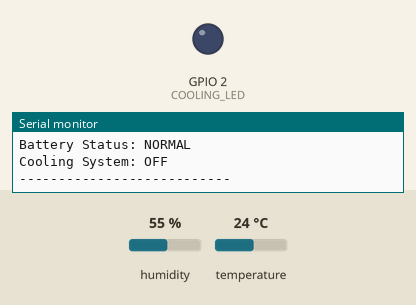
Recording of a program running on a simulated ESP32. On the bench: output pins drawn as LEDs (lit = HIGH), the last lines printed to the serial monitor. Inputs (shaded band) come from the test bench; at power-on: temperature 24 °C, humidity 55 %. WiFi joins after 1.5 s; servers stay silent unless stated; not simulated (calls return 0 or success): secrets.h.

Above: at 3.0 s.
3.1 s: temperature set to 34.3 °C
6.9 s: temperature set to 35.3 °C
At 9.2 s:
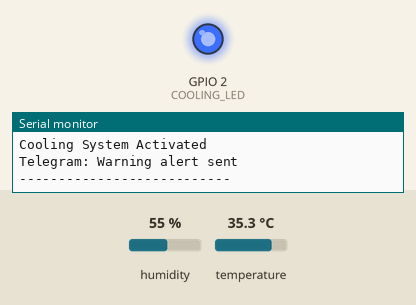
10.7 s: temperature set to 12 °C
At 12.4 s:
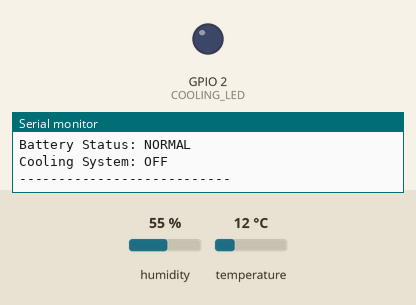
14.5 s: temperature set to 41 °C
At 18.2 s:
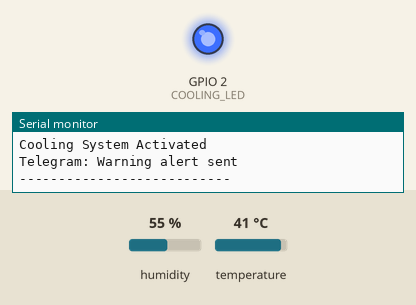
Timing chart, 0 to 19.7 s (numbered marks = the images above; inputs shaded):
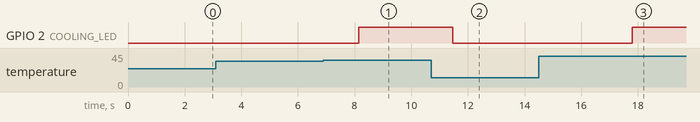

The program:

main.cpp
```cpp
#include <WiFi.h>
#include <WiFiClientSecure.h>
#include <UniversalTelegramBot.h>
#include "DHTesp.h"
#include "secrets.h"

// ---------------- WIFI DETAILS ----------------
const char* ssid = "Wokwi-GUEST";
const char* password = "";

// ---------------- COMPONENT PINS ----------------
const int DHT_PIN = 15;
const int COOLING_LED = 2;

// ---------------- OBJECTS ----------------
WiFiClientSecure client;
UniversalTelegramBot bot(BOT_TOKEN, client);
DHTesp dhtSensor;

// ---------------- ALERT FLAGS ----------------
bool warningSent = false;
bool criticalSent = false;
bool rapidRiseSent = false;

// ---------------- dT/dt TRACKING ----------------
float prevTemp = 0.0;
unsigned long prevTime = 0;
bool firstReading = true;

void setup() {

  Serial.begin(115200);

  Serial.println();
  Serial.println("================================");
  Serial.println("EV BMS THERMAL MONITORING SYSTEM");
  Serial.println("================================");

  // DHT22 setup
  dhtSensor.setup(DHT_PIN, DHTesp::DHT22);

  // Cooling system
  pinMode(COOLING_LED, OUTPUT);
  digitalWrite(COOLING_LED, LOW);

  // ---------------- WIFI ----------------

  WiFi.begin(ssid, password);

  Serial.print("Connecting to WiFi");

  while (WiFi.status() != WL_CONNECTED) {
    delay(500);
    Serial.print(".");
  }

  Serial.println();
  Serial.println("WiFi Connected!");
  Serial.print("IP Address: ");
  Serial.println(WiFi.localIP());

  // HTTPS certificate verification disabled for Wokwi testing
  client.setInsecure();

  // ---------------- TELEGRAM STARTUP ALERT ----------------

  bool sent = bot.sendMessage(
    CHAT_ID,
    "✅ EV BMS System Online\n"
    "Thermal Monitoring Started\n"
    "Thresholds: Warning>35°C | Critical>45°C",
    ""
  );

  if (sent) {
    Serial.println("Telegram: Startup alert sent");
  } else {
    Serial.println("Telegram: Startup alert failed");
  }

  // Initialize time tracking
  prevTime = millis();
}


// =================================================
// MAIN LOOP
// =================================================

void loop() {

  // ---------------- READ TEMPERATURE ----------------

  TempAndHumidity data = dhtSensor.getTempAndHumidity();

  float temp = data.temperature;

  Serial.print("Battery Temperature: ");
  Serial.print(temp, 1);
  Serial.println(" °C");


  // =================================================
  // dT/dt CALCULATION
  // =================================================

  unsigned long currentTime = millis();

  float dt = (currentTime - prevTime) / 1000.0;

  float dTdt = 0.0;

  if (!firstReading && dt > 0) {

    dTdt = (temp - prevTemp) / dt;

    Serial.print("Rate of Rise: ");
    Serial.print(dTdt, 2);
    Serial.println(" °C/s");


    // =================================================
    // RAPID TEMPERATURE RISE ALERT
    // =================================================

    if (dTdt > 0.5 && !rapidRiseSent) {

      String message =
        "⚡ RAPID TEMPERATURE RISE!\n"
        "Current Temp: " + String(temp, 1) + " °C\n"
        "Rate: " + String(dTdt, 2) + " °C/s\n"
        "Thermal Runaway Risk — Check Immediately!";

      if (bot.sendMessage(CHAT_ID, message, "")) {

        Serial.println("Telegram: Rapid-rise alert sent");

        rapidRiseSent = true;
      }
    }


    // Reset rapid-rise alert when temperature rise normalizes
    if (dTdt <= 0.2) {
      rapidRiseSent = false;
    }
  }

  firstReading = false;

  prevTemp = temp;

  prevTime = currentTime;


  // =================================================
  // NORMAL CONDITION
  // =================================================

  if (temp < 35.0) {

    Serial.println("Battery Status: NORMAL");
    Serial.println("Cooling System: OFF");

    digitalWrite(COOLING_LED, LOW);

    warningSent = false;
    criticalSent = false;
  }


  // =================================================
  // WARNING CONDITION
  // =================================================

  else if (temp >= 35.0 && temp < 45.0) {

    Serial.println("WARNING: Battery Temperature High");
    Serial.println("Cooling System Activated");

    digitalWrite(COOLING_LED, HIGH);


    if (!warningSent) {

      String message =
        "⚠️ WARNING!\n"
        "EV Battery Temperature High\n"
        "Current Temp: " + String(temp, 1) + " °C\n"
        "Cooling System Activated";

      if (bot.sendMessage(CHAT_ID, message, "")) {

        Serial.println("Telegram: Warning alert sent");

        warningSent = true;
      }
    }
  }


  // =================================================
  // CRITICAL CONDITION
  // =================================================

  else {

    Serial.println("CRITICAL: Thermal Runaway Risk!");
    Serial.println("Emergency Cooling Activated");

    digitalWrite(COOLING_LED, HIGH);


    if (!criticalSent) {

      String message =
        "🔴 CRITICAL ALERT!\n"
        "Thermal Runaway Risk Detected\n"
        "Current Temp: " + String(temp, 1) + " °C\n"
        "Rate of Rise: " + String(dTdt, 2) + " °C/s\n"
        "Emergency Cooling Activated";

      if (bot.sendMessage(CHAT_ID, message, "")) {

        Serial.println("Telegram: Critical alert sent");

        criticalSent = true;
      }
    }
  }


  Serial.println("---------------------------");

  delay(3000);
}
```

Measured:
- the behaviour switches between 34.9 and 35 °C on temperature (found by bisection; images 0 and 1)
- after the input at 6.9 s, GPIO 2 (COOLING_LED): LOW → HIGH after 1.2 s
- after the input at 10.7 s, GPIO 2 (COOLING_LED): HIGH → LOW after 0.76 s
- after the input at 14.5 s, GPIO 2 (COOLING_LED): LOW → HIGH after 3.3 s
